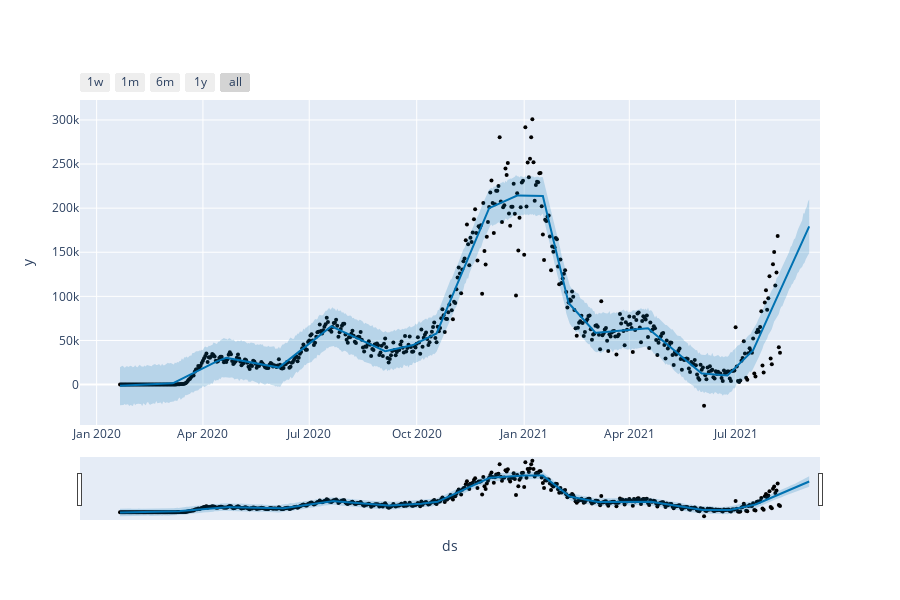

The code cell stored with this chart in its notebook:
### Code cell
from fbprophet.plot import plot_plotly, plot_components_plotly

## Utiliza la funcion de plot_plotly para ver los resultados de la prediccion

### Figure 1 — Plotly figure (JSON) as saved in the notebook; plotly's stock layout.template omitted (floating-point values rounded to 4 significant figures; data arrays with more than 128 entries replaced by an {"elided": "..."} marker saying what was removed)
{"data": [{"marker": {"color": "black", "size": 4}, "mode": "markers", "name": "Actual", "type": "scatter", "x": {"elided": "566 str values"}, "y": {"elided": "566 int values"}}, {"hoverinfo": "skip", "line": {"width": 0}, "mode": "lines", "type": "scatter", "x": {"elided": "591 str values"}, "y": {"elided": "591 float values"}}, {"fill": "tonexty", "fillcolor": "rgba(0, 114, 178, 0.2)", "line": {"color": "#0072B2", "width": 2}, "mode": "lines", "name": "Predicted", "type": "scatter", "x": {"elided": "591 str values"}, "y": {"elided": "591 float values"}}, {"fill": "tonexty", "fillcolor": "rgba(0, 114, 178, 0.2)", "hoverinfo": "skip", "line": {"width": 0}, "mode": "lines", "type": "scatter", "x": {"elided": "591 str values"}, "y": {"elided": "591 float values"}}], "layout": {"height": 600, "showlegend": false, "width": 900, "xaxis": {"rangeselector": {"buttons": [{"count": 7, "label": "1w", "step": "day", "stepmode": "backward"}, {"count": 1, "label": "1m", "step": "month", "stepmode": "backward"}, {"count": 6, "label": "6m", "step": "month", "stepmode": "backward"}, {"count": 1, "label": "1y", "step": "year", "stepmode": "backward"}, {"step": "all"}]}, "rangeslider": {"visible": true}, "title": {"text": "ds"}, "type": "date"}, "yaxis": {"title": {"text": "y"}}}}
